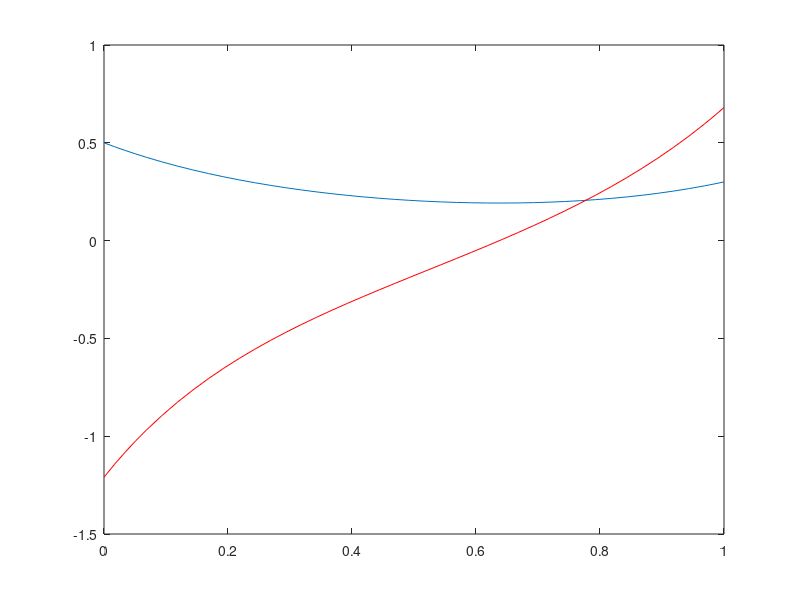
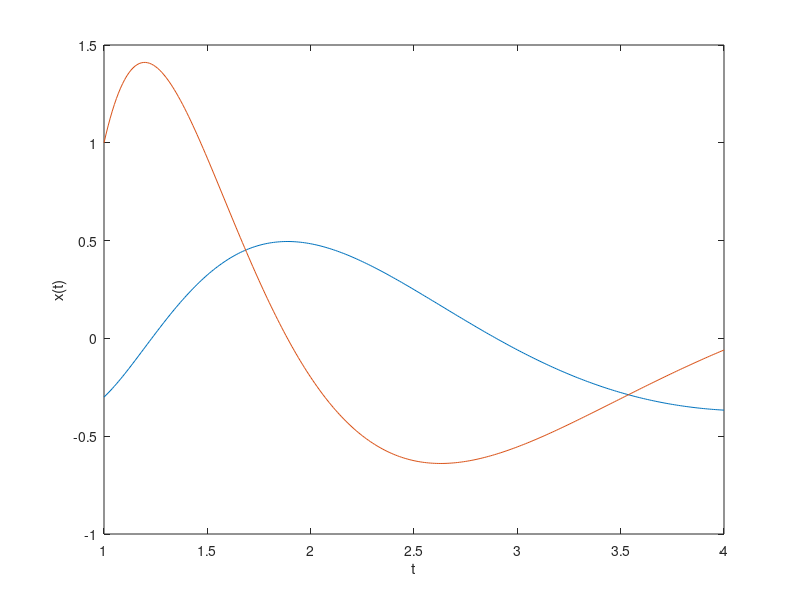

Here is the MATLAB script that generated these plots, in order:
function fourthTask
fourthTask1
%fourthTask2
fourthTask3
end


function fourthTask1
x0=0;
x0=fsolve(@function1,x0);
y0=[0.5,x0];
[t,y]=ode45(@function2,[0,1],y0);
figure(1),plot(t,y(:,1),t,y(:,2),'r')
end

function f=function1(x)
y0=[0.5,x];
[t,y]=ode45(@function2,[0,1],y0);
n=length(t);
f=y(n,1)-0.3;
end

function dy=function2(t,y)
dy(1,1)=y(2);
dy(2,1)=3*y(1)+10*y(1)^2+t^2;
end

function fourthTask2
x0=0;
x0=fsolve(@function1a,x0);
y0=[0.5,x0];
[t,y]=ode45(@function2a,[0,1],y0);
figure(2),plot(t,y(:,1),t,y(:,2),'r')
end

function f=function1a(x)
y0=[0.5,x];
[t,y]=ode45(@function2a,[0,1],y0);
n=length(t);
f=y(n,1)-0.3;
end

function dy=function2a(t,y)
dy(1,1)=y(2);
dy(2,1)=3*y(1)+10*y(1)^2+t^2;
end

% функцията, описваща уравнението
function dxdt = f(t, x)
    dxdt = [x(2); -1/t*x(2) - 16/t^2*x(1) + sin(1/t^2)];
end

% метод на Рунге-Кута за решаване на уравнението
function [t, x] = rk4(f, tspan, x0, h)
    t = tspan(1):h:tspan(2);
    x = zeros(length(x0), length(t));
    x(:,1) = x0;
    for i = 1:length(t)-1
        k1 = f(t(i), x(:,i));
        k2 = f(t(i)+h/2, x(:,i)+h/2*k1);
        k3 = f(t(i)+h/2, x(:,i)+h/2*k2);
        k4 = f(t(i)+h, x(:,i)+h*k3);
        x(:,i+1) = x(:,i) + h/6*(k1+2*k2+2*k3+k4);
    end
end

% функцията, която стреля за намиране на граничната стойност
function y = shoot(p)
    tspan = [1, 4];
    x0 = [-0.3; p];
    h = 0.01;
    [~, x] = rk4(@f, tspan, x0, h);
    y = x(1,end) - 0.4;
end

% намиране на параметъра на стрелбата
function fourthTask3
a = -1;
b = 1;
tol = 1e-6;

while (b-a)/2 > tol
    p = (a+b)/2;
    if shoot(p)*shoot(a) < 0
        b = p;
    else
        a = p;
    end
end

% решаване на уравнението с намерения параметър на стрелбата
tspan = [1, 4];
x0 = [-0.3; p];
h = 0.01;
[t, x] = rk4(@f, tspan, x0, h);

% визуализация на решението
figure(3),plot(t, x(1,:),t, x(2,:))
xlabel('t')
ylabel('x(t)')
end



